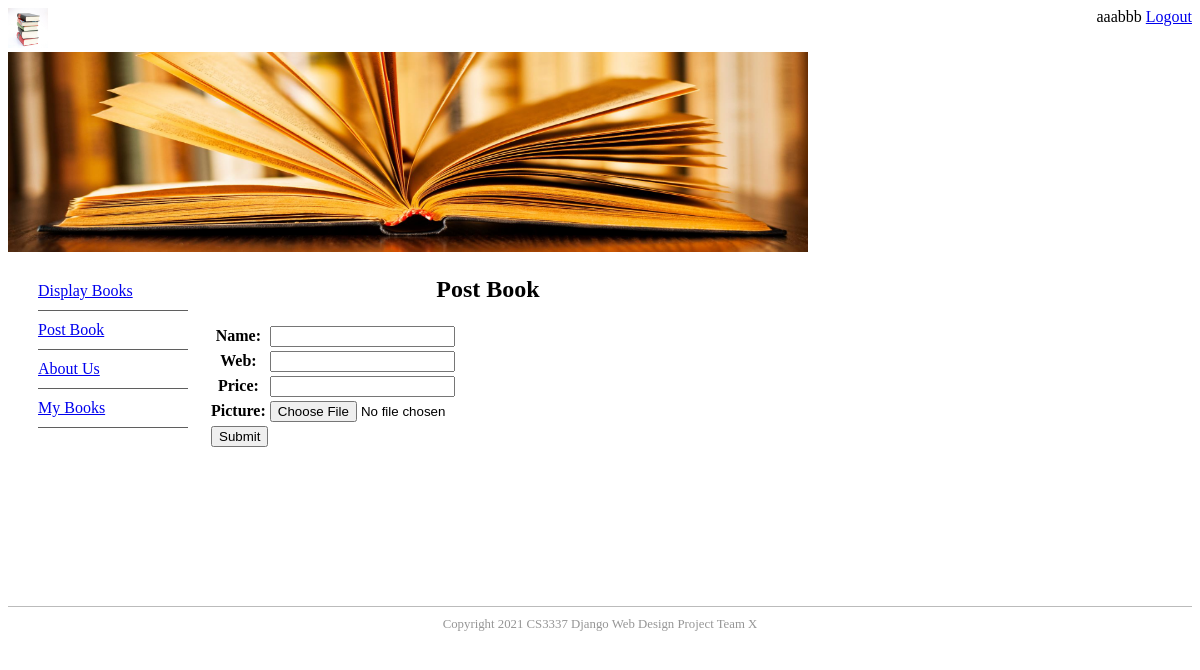
/postbook (signed in), run on the app's committed database.
### bookMng/models.py (models this page shows, shortened)
class MainMenu(models.Model):
    item = models.CharField(max_length=200, unique=True)
    link = models.CharField(max_length=200, unique=True)

### bookMng/views.py (the view)
# urls.py: path('postbook', views.postbook, name='postbook'),
@login_required(login_url=reverse_lazy('login'))
def postbook(request):
    submitted = False
    if request.method == 'POST':
        form = BookForm(request.POST, request.FILES)
        if form.is_valid():
            book = form.save(commit=False)
            try:
                book.username = request.user
            except Exception:
                pass
            book.save()
            return HttpResponseRedirect('/postbook?submitted=True')
    else:
        form = BookForm()
        if 'submitted' in request.GET:
            submitted = True
    return render(request,
                  'bookMng/postbook.html',
                  {
                      'form': form,
                      'item_list': MainMenu.objects.all(),
                      'submitted': submitted,
                  }
                  )

### bookMng/forms.py
class BookForm(ModelForm):
    class Meta:
        model = Book
        fields = [
            'name',
            'web',
            'price',
            'picture',
        ]

### bookEx/templates/bookMng/postbook.html (shortened to what this page needs)
{% extends "base.html" %}
{% load static %}
{% block sidenav %}
   {% for item in item_list %}
       <li>
          <a href="{{ item.link }}"> {{ item.item }}</a>
       </li>
   {% endfor %}
{% endblock sidenav %}
{% block content %}
   <h1 align="center"> Post Book</h1>
{% if submitted %}
  <h1> Post Successfully</h1>
{% else %}
  <form action="" enctype="multipart/form-data" method="post" novalidate>
      <table>
          {{ form.as_table }}
          <tr>
              <td colspan="2">
                  <input type="submit" value="Submit">
              </td>
          </tr>
      </table>
  </form>
{% endif %}
{% endblock content%}

### bookEx/templates/base.html (shortened to what this page needs)
{% load static %}
<!DOCTYPE html>
<html lang="en">
<head>
    <link href="{% static 'main.css' %}" rel="stylesheet" type="text/css">
</head>
<body>
<div>
    <header>
        <div id="logo">
            <img src="{% static 'logo.jpg' %}" width="40" height="40" alt="" />
            <span style="float: right;">
                {% if user.is_authenticated %}
                    {{ user.username }}
                    <a href="{% url 'logout' %}?next=/">Logout</a>
                {% else %}
                     Not logged in
                    <a href="{% url 'login' %}?next=/">Login</a>
                {% endif %}
            </span>
        </div>
        <div id="topbanner">
            <img src="{% static 'topbanner.jpg' %}" width="800" height="200" alt="" />
        </div>
    </header>
    <aside id="leftsidebar">
        <nav id="nav">
            <ul>
                {% block sidenav %}{% endblock sidenav %}
            </ul>
        </nav>
    </aside>
    <section id="main">
        {% block content %}{% endblock content %}
    </section>
    <footer id="footer">
        Copyright 2021 CS3337 Django Web Design Project Team X
    </footer>
</div>
</body>
</html>

### bookEx/static/main.css (style rules this page uses)
#footer { text-align: center; font-size: 0.8em; margin-top: 5px; padding-top: 10px; padding-bottom: 10px; background-color: #FFFFFF; border-top: thin solid #BBBBBB; clear: both; color: #969696; }
#leftsidebar { width: 180px; height: 350px; float: left; }
#nav li { padding-top: 10px; padding-bottom: 10px; font-size: 1em; list-style-type: none; border-bottom: thin solid #5F5F5F; color: #4C4C4C; left: 0px; list-style-position: inside; margin-left: -10px; }
#main { width: 560px; float: left; margin-left: 20px; margin-right: 10px; padding-right: 10px; }

### data on the page
MainMenu: item "Display Books"
MainMenu: item "Post Book"
MainMenu: item "About Us"
MainMenu: item "My Books"

### other printed values
{{ user.username }} "aaabbb"
